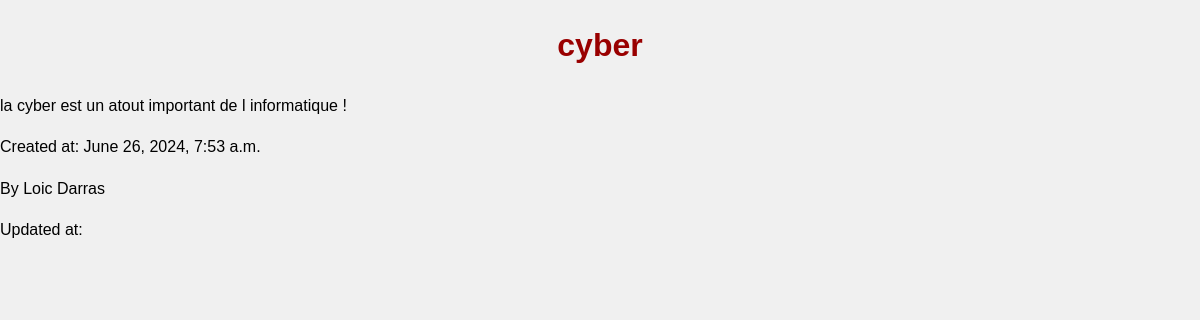
Screenshot of /cybersecurite/articles/1/ with the database file from the repository.
### cybersecurite/models/article.py (models this page shows, shortened)
class Article(models.Model):
    title = models.CharField(max_length=200)
    content = models.TextField()
    author = models.ForeignKey('Author', on_delete=models.CASCADE)
    created_at = models.DateTimeField(auto_now_add=True)

### cybersecurite/models/author.py (models this page shows)
class Author(models.Model):
    name = models.CharField(max_length=100)
    bio = models.TextField()
    def __str__(self):
        return self.name

### cybersecurite/views.py (the view)
# urls.py: path('articles/<int:article_id>/', views.article_detail, name='cybersecurite_article_detail'),
def article_detail(request, article_id):
    article = get_object_or_404(Article, id=article_id)
    return render(request, 'cybersecurite/article_detail.html', {'article': article})

### cybersecurite/templates/cybersecurite/article_detail.html (shortened to what this page needs)
{% load static %}
<!DOCTYPE html>
<html>
<head>
    <link rel="stylesheet" href="{% static 'css/style_cybersecurite.css' %}">
</head>
<body>
    <h1>{{ article.title }}</h1>
    <p>{{ article.content }}</p>
    <p>Created at: {{ article.created_at }}</p>
    <p>By {{ article.author }} </p>
    <p>Updated at: {{ article.updated_at }}</p>
</body>
</html>

### main/templates/main/static/css/style_cybersecurite.css (style rules this page uses)
body { font-family: 'Arial', sans-serif; line-height: 1.6; margin: 0; padding: 0; background-color: #f0f0f0; }
h1 { color: #990000; text-align: center; margin-top: 20px; }

### rows the page displays
Article: title "cyber", content "la cyber est un atout important de l informatique !", created_at "June 26, 2024, 7:53 a.m.", author "Loic Darras"
